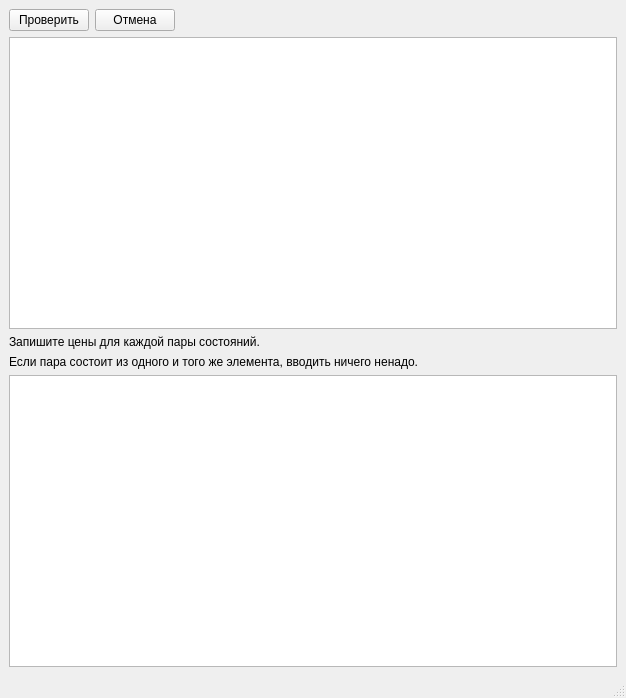
<?xml version="1.0" encoding="UTF-8"?>
<ui version="4.0">
 <class>DoubleTable</class>
 <widget class="QMainWindow" name="DoubleTable">
  <property name="geometry">
   <rect>
    <x>0</x>
    <y>0</y>
    <width>626</width>
    <height>698</height>
   </rect>
  </property>
  <property name="windowTitle">
   <string>MainWindow</string>
  </property>
  <widget class="QWidget" name="centralwidget">
   <layout class="QVBoxLayout" name="verticalLayout">
    <item>
     <layout class="QHBoxLayout" name="horizontalLayout_2">
      <item>
       <widget class="QPushButton" name="check">
        <property name="text">
         <string>Проверить</string>
        </property>
       </widget>
      </item>
      <item>
       <widget class="QPushButton" name="back">
        <property name="text">
         <string>Отмена</string>
        </property>
       </widget>
      </item>
      <item>
       <spacer name="horizontalSpacer">
        <property name="orientation">
         <enum>Qt::Horizontal</enum>
        </property>
        <property name="sizeHint" stdset="0">
         <size>
          <width>40</width>
          <height>20</height>
         </size>
        </property>
       </spacer>
      </item>
     </layout>
    </item>
    <item>
     <widget class="QTableWidget" name="data"/>
    </item>
    <item>
     <widget class="QLabel" name="label">
      <property name="text">
       <string>Запишите цены для каждой пары состояний.</string>
      </property>
     </widget>
    </item>
    <item>
     <widget class="QLabel" name="label_2">
      <property name="text">
       <string>Если пара состоит из одного и того же элемента, вводить ничего ненадо. </string>
      </property>
     </widget>
    </item>
    <item>
     <widget class="QTableWidget" name="workField"/>
    </item>
   </layout>
  </widget>
  <widget class="QStatusBar" name="statusbar"/>
 </widget>
 <resources/>
 <connections/>
</ui>
